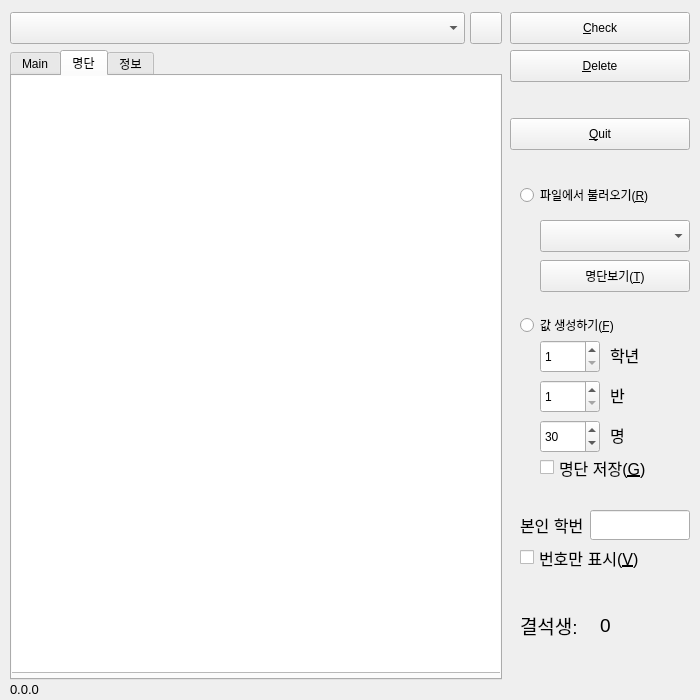
<?xml version="1.0" encoding="UTF-8"?>
<ui version="4.0">
 <class>mainWindow</class>
 <widget class="QMainWindow" name="mainWindow">
  <property name="enabled">
   <bool>true</bool>
  </property>
  <property name="geometry">
   <rect>
    <x>0</x>
    <y>0</y>
    <width>700</width>
    <height>700</height>
   </rect>
  </property>
  <property name="minimumSize">
   <size>
    <width>700</width>
    <height>700</height>
   </size>
  </property>
  <property name="maximumSize">
   <size>
    <width>700</width>
    <height>700</height>
   </size>
  </property>
  <property name="windowTitle">
   <string>Zoom Checker</string>
  </property>
  <property name="windowIcon">
   <iconset>
    <normaloff>Zoom.svg</normaloff>Zoom.svg</iconset>
  </property>
  <widget class="QWidget" name="centralwidget">
   <property name="minimumSize">
    <size>
     <width>560</width>
     <height>700</height>
    </size>
   </property>
   <widget class="QLabel" name="Absent_text_lb">
    <property name="geometry">
     <rect>
      <x>520</x>
      <y>610</y>
      <width>60</width>
      <height>30</height>
     </rect>
    </property>
    <property name="font">
     <font>
      <pointsize>14</pointsize>
     </font>
    </property>
    <property name="text">
     <string>결석생:</string>
    </property>
   </widget>
   <widget class="QLabel" name="Absent_count_lb">
    <property name="geometry">
     <rect>
      <x>600</x>
      <y>610</y>
      <width>60</width>
      <height>30</height>
     </rect>
    </property>
    <property name="font">
     <font>
      <pointsize>14</pointsize>
     </font>
    </property>
    <property name="text">
     <string>0</string>
    </property>
   </widget>
   <widget class="QRadioButton" name="LoadList_RB">
    <property name="geometry">
     <rect>
      <x>520</x>
      <y>180</y>
      <width>170</width>
      <height>30</height>
     </rect>
    </property>
    <property name="text">
     <string>파일에서 불러오기(&amp;R)</string>
    </property>
    <property name="checked">
     <bool>false</bool>
    </property>
   </widget>
   <widget class="QComboBox" name="LoadList_CB">
    <property name="geometry">
     <rect>
      <x>540</x>
      <y>220</y>
      <width>150</width>
      <height>32</height>
     </rect>
    </property>
   </widget>
   <widget class="QCheckBox" name="cb_num">
    <property name="geometry">
     <rect>
      <x>520</x>
      <y>540</y>
      <width>140</width>
      <height>35</height>
     </rect>
    </property>
    <property name="font">
     <font>
      <pointsize>12</pointsize>
     </font>
    </property>
    <property name="text">
     <string>번호만 표시(&amp;V)</string>
    </property>
   </widget>
   <widget class="QRadioButton" name="MakeList_RB">
    <property name="geometry">
     <rect>
      <x>520</x>
      <y>310</y>
      <width>125</width>
      <height>30</height>
     </rect>
    </property>
    <property name="text">
     <string>값 생성하기(&amp;F)</string>
    </property>
    <property name="checked">
     <bool>false</bool>
    </property>
   </widget>
   <widget class="QSpinBox" name="MakeList_grade_spinBox">
    <property name="geometry">
     <rect>
      <x>540</x>
      <y>340</y>
      <width>60</width>
      <height>33</height>
     </rect>
    </property>
    <property name="minimum">
     <number>1</number>
    </property>
    <property name="maximum">
     <number>6</number>
    </property>
   </widget>
   <widget class="QSpinBox" name="MakeList_class_spinBox">
    <property name="geometry">
     <rect>
      <x>540</x>
      <y>380</y>
      <width>60</width>
      <height>33</height>
     </rect>
    </property>
    <property name="minimum">
     <number>1</number>
    </property>
    <property name="maximum">
     <number>19</number>
    </property>
   </widget>
   <widget class="QLabel" name="MakeList_grade_label">
    <property name="geometry">
     <rect>
      <x>610</x>
      <y>340</y>
      <width>35</width>
      <height>29</height>
     </rect>
    </property>
    <property name="font">
     <font>
      <pointsize>12</pointsize>
     </font>
    </property>
    <property name="text">
     <string>학년</string>
    </property>
   </widget>
   <widget class="QLabel" name="MakeList_class_label">
    <property name="geometry">
     <rect>
      <x>610</x>
      <y>380</y>
      <width>18</width>
      <height>29</height>
     </rect>
    </property>
    <property name="font">
     <font>
      <pointsize>12</pointsize>
     </font>
    </property>
    <property name="text">
     <string>반</string>
    </property>
   </widget>
   <widget class="QSpinBox" name="MakeList_amount_spinBox">
    <property name="geometry">
     <rect>
      <x>540</x>
      <y>420</y>
      <width>60</width>
      <height>33</height>
     </rect>
    </property>
    <property name="minimum">
     <number>1</number>
    </property>
    <property name="maximum">
     <number>40</number>
    </property>
    <property name="value">
     <number>30</number>
    </property>
   </widget>
   <widget class="QLabel" name="MakeList_amount_label">
    <property name="geometry">
     <rect>
      <x>610</x>
      <y>420</y>
      <width>58</width>
      <height>29</height>
     </rect>
    </property>
    <property name="font">
     <font>
      <pointsize>12</pointsize>
     </font>
    </property>
    <property name="text">
     <string>명</string>
    </property>
   </widget>
   <widget class="QLineEdit" name="le_usr_num">
    <property name="geometry">
     <rect>
      <x>590</x>
      <y>510</y>
      <width>100</width>
      <height>30</height>
     </rect>
    </property>
   </widget>
   <widget class="QLabel" name="lb_usr_number">
    <property name="geometry">
     <rect>
      <x>520</x>
      <y>510</y>
      <width>76</width>
      <height>29</height>
     </rect>
    </property>
    <property name="font">
     <font>
      <pointsize>12</pointsize>
     </font>
    </property>
    <property name="text">
     <string>본인 학번</string>
    </property>
   </widget>
   <widget class="QPushButton" name="bt_check">
    <property name="geometry">
     <rect>
      <x>510</x>
      <y>12</y>
      <width>180</width>
      <height>32</height>
     </rect>
    </property>
    <property name="text">
     <string>&amp;Check</string>
    </property>
    <property name="checkable">
     <bool>false</bool>
    </property>
    <property name="checked">
     <bool>false</bool>
    </property>
   </widget>
   <widget class="QPushButton" name="bt_delete">
    <property name="geometry">
     <rect>
      <x>510</x>
      <y>50</y>
      <width>180</width>
      <height>32</height>
     </rect>
    </property>
    <property name="text">
     <string>&amp;Delete</string>
    </property>
   </widget>
   <widget class="QPushButton" name="bt_exit">
    <property name="geometry">
     <rect>
      <x>510</x>
      <y>118</y>
      <width>180</width>
      <height>32</height>
     </rect>
    </property>
    <property name="text">
     <string>&amp;Quit</string>
    </property>
   </widget>
   <widget class="QComboBox" name="LoadChat_ComboBox">
    <property name="geometry">
     <rect>
      <x>10</x>
      <y>12</y>
      <width>455</width>
      <height>32</height>
     </rect>
    </property>
    <property name="currentText">
     <string notr="true"/>
    </property>
    <property name="maxVisibleItems">
     <number>10</number>
    </property>
   </widget>
   <widget class="QPushButton" name="ReLoadChat">
    <property name="geometry">
     <rect>
      <x>470</x>
      <y>12</y>
      <width>32</width>
      <height>32</height>
     </rect>
    </property>
    <property name="text">
     <string/>
    </property>
    <property name="icon">
     <iconset>
      <normaloff>view-refresh.svg</normaloff>view-refresh.svg</iconset>
    </property>
    <property name="shortcut">
     <string>Ctrl+R</string>
    </property>
   </widget>
   <widget class="QCheckBox" name="MakeList_save_CheckB">
    <property name="geometry">
     <rect>
      <x>540</x>
      <y>450</y>
      <width>140</width>
      <height>35</height>
     </rect>
    </property>
    <property name="font">
     <font>
      <pointsize>12</pointsize>
     </font>
    </property>
    <property name="text">
     <string>명단 저장(&amp;G)</string>
    </property>
   </widget>
   <widget class="QLabel" name="lb_version">
    <property name="geometry">
     <rect>
      <x>10</x>
      <y>679</y>
      <width>40</width>
      <height>20</height>
     </rect>
    </property>
    <property name="font">
     <font>
      <pointsize>10</pointsize>
     </font>
    </property>
    <property name="text">
     <string>0.0.0</string>
    </property>
    <property name="alignment">
     <set>Qt::AlignLeading|Qt::AlignLeft|Qt::AlignVCenter</set>
    </property>
   </widget>
   <widget class="QPushButton" name="LoadList_show_button">
    <property name="geometry">
     <rect>
      <x>540</x>
      <y>260</y>
      <width>150</width>
      <height>32</height>
     </rect>
    </property>
    <property name="text">
     <string>명단보기(&amp;T)</string>
    </property>
   </widget>
   <widget class="QTabWidget" name="tabWidget">
    <property name="geometry">
     <rect>
      <x>10</x>
      <y>50</y>
      <width>492</width>
      <height>630</height>
     </rect>
    </property>
    <property name="currentIndex">
     <number>1</number>
    </property>
    <widget class="QWidget" name="MAIN">
     <property name="autoFillBackground">
      <bool>false</bool>
     </property>
     <attribute name="title">
      <string>Main</string>
     </attribute>
     <widget class="QTextEdit" name="te">
      <property name="enabled">
       <bool>true</bool>
      </property>
      <property name="geometry">
       <rect>
        <x>-1</x>
        <y>-1</y>
        <width>490</width>
        <height>598</height>
       </rect>
      </property>
      <property name="sizePolicy">
       <sizepolicy hsizetype="Maximum" vsizetype="Maximum">
        <horstretch>0</horstretch>
        <verstretch>0</verstretch>
       </sizepolicy>
      </property>
      <property name="font">
       <font>
        <family>Noto Sans KR</family>
       </font>
      </property>
      <property name="autoFillBackground">
       <bool>false</bool>
      </property>
     </widget>
    </widget>
    <widget class="QWidget" name="LIST">
     <attribute name="title">
      <string comment="List">명단</string>
     </attribute>
     <widget class="QTextEdit" name="List_TextEdit">
      <property name="enabled">
       <bool>true</bool>
      </property>
      <property name="geometry">
       <rect>
        <x>-1</x>
        <y>-1</y>
        <width>490</width>
        <height>598</height>
       </rect>
      </property>
      <property name="sizePolicy">
       <sizepolicy hsizetype="Maximum" vsizetype="Maximum">
        <horstretch>0</horstretch>
        <verstretch>0</verstretch>
       </sizepolicy>
      </property>
      <property name="font">
       <font>
        <family>Noto Sans KR</family>
       </font>
      </property>
      <property name="autoFillBackground">
       <bool>false</bool>
      </property>
     </widget>
    </widget>
    <widget class="QWidget" name="tab">
     <attribute name="title">
      <string comment="Information">정보</string>
     </attribute>
     <widget class="QTextEdit" name="Information_label">
      <property name="enabled">
       <bool>true</bool>
      </property>
      <property name="geometry">
       <rect>
        <x>-1</x>
        <y>-1</y>
        <width>490</width>
        <height>598</height>
       </rect>
      </property>
      <property name="sizePolicy">
       <sizepolicy hsizetype="Maximum" vsizetype="Maximum">
        <horstretch>0</horstretch>
        <verstretch>0</verstretch>
       </sizepolicy>
      </property>
      <property name="font">
       <font>
        <family>Noto Sans KR</family>
       </font>
      </property>
      <property name="autoFillBackground">
       <bool>false</bool>
      </property>
     </widget>
    </widget>
   </widget>
  </widget>
 </widget>
 <resources/>
 <connections/>
</ui>
